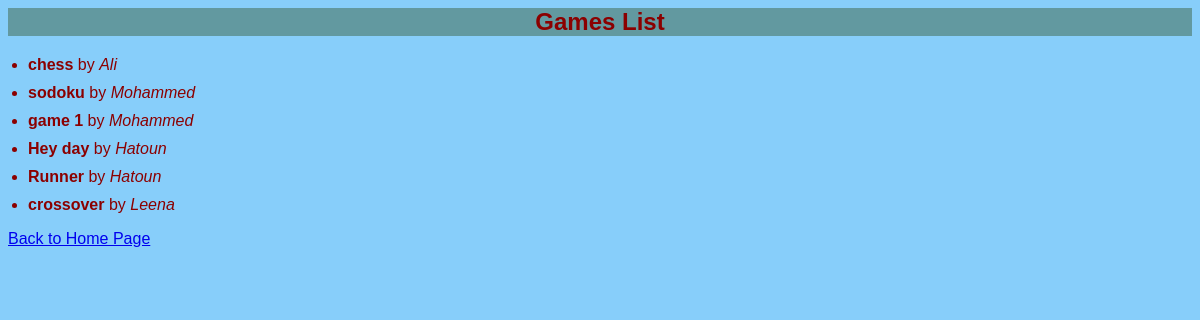
/games/, run on the app's committed database.
### apps/videogames/models.py (models this page shows)
class Games(models.Model):
    title=models.CharField(max_length=200,null=False)
    developer=models.ForeignKey(Developer,on_delete=models.CASCADE)

class Developer(models.Model):
    name=models.CharField(max_length=150,null=False)

### apps/videogames/views.py (the view)
# urls.py: path('games/',views.games_list,name='games_list'),
def games_list(request):
    Games_list=Games.objects.all()
    return render(request,'videogames/list_games.html',{'Games_list':Games_list})

### apps/templates/videogames/list_games.html
{% load static %}
    <head>
        <link rel="stylesheet" href="{% static 'css/style.css' %}">
    </head>
<body>
<h2>Games List</h2>
<ul>
    {% for Game in Games_list %}
        <li> <strong>{{ Game.title }} </strong> by <i>{{ Game.developer.name }} </i></li>
    {% endfor %}
</ul>
<a href="/">Back to Home Page</a>
</body>

### apps/static/css/style.css (style rules this page uses)
body { font-family: Arial, sans-serif; background-color: lightskyblue; }
h2 { background-color: #6299A0; color:darkred; text-align: center; }
ul, ol { padding-left: 20px; color: darkred; }
li { margin-bottom: 10px; }

### data on the page
Games: title "chess", developer.name "Ali"
Games: title "sodoku", developer.name "Mohammed"
Games: title "game 1", developer.name "Mohammed"
Games: title "Hey day", developer.name "Hatoun"
Games: title "Runner", developer.name "Hatoun"
Games: title "crossover", developer.name "Leena"
